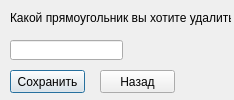
<?xml version="1.0" encoding="UTF-8"?>
<ui version="4.0">
 <class>deleterect</class>
 <widget class="QDialog" name="deleterect">
  <property name="geometry">
   <rect>
    <x>0</x>
    <y>0</y>
    <width>234</width>
    <height>100</height>
   </rect>
  </property>
  <property name="windowTitle">
   <string>Dialog</string>
  </property>
  <widget class="QLabel" name="label">
   <property name="geometry">
    <rect>
     <x>10</x>
     <y>10</y>
     <width>221</width>
     <height>16</height>
    </rect>
   </property>
   <property name="text">
    <string>Какой прямоугольник вы хотите удалить?</string>
   </property>
  </widget>
  <widget class="QLineEdit" name="deletecircle_2">
   <property name="geometry">
    <rect>
     <x>10</x>
     <y>40</y>
     <width>113</width>
     <height>20</height>
    </rect>
   </property>
  </widget>
  <widget class="QPushButton" name="pushButton">
   <property name="geometry">
    <rect>
     <x>10</x>
     <y>70</y>
     <width>75</width>
     <height>23</height>
    </rect>
   </property>
   <property name="text">
    <string>Сохранить</string>
   </property>
  </widget>
  <widget class="QPushButton" name="pushButton_2">
   <property name="geometry">
    <rect>
     <x>100</x>
     <y>70</y>
     <width>75</width>
     <height>23</height>
    </rect>
   </property>
   <property name="text">
    <string>Назад</string>
   </property>
  </widget>
 </widget>
 <resources/>
 <connections/>
</ui>
